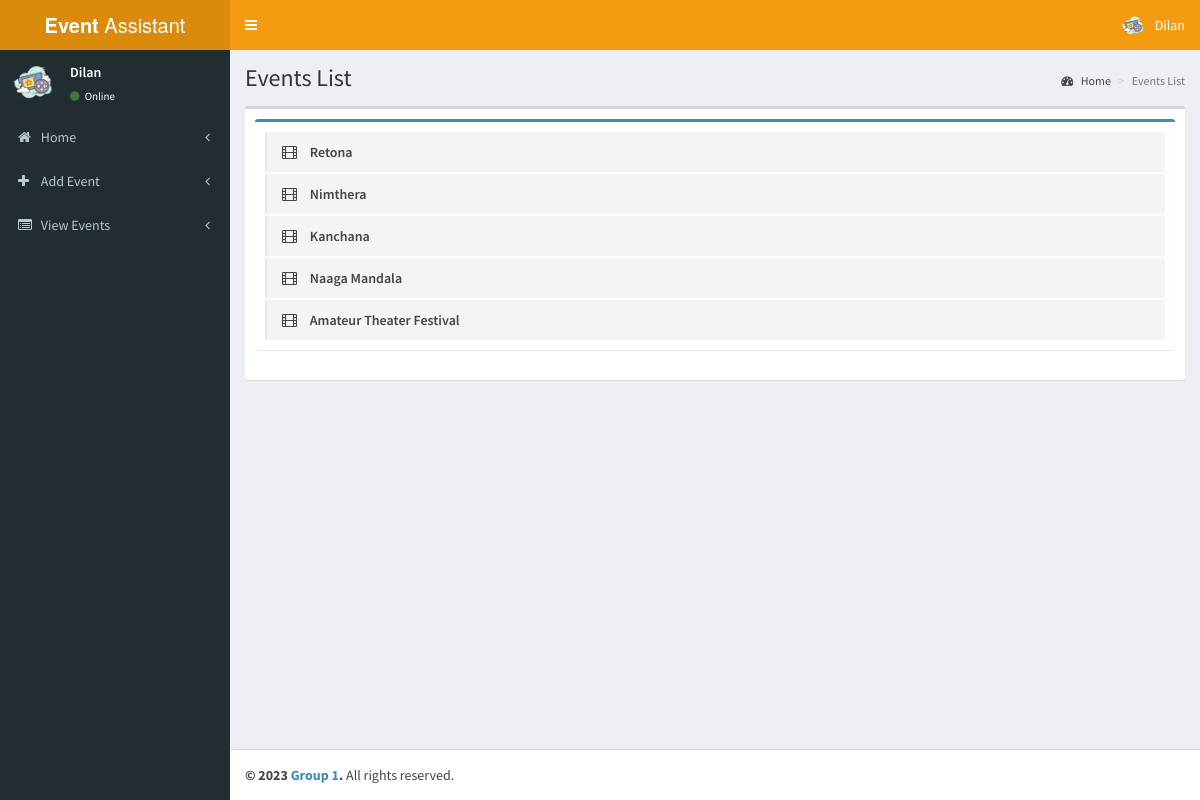
Screenshot of /event_organizer/pages/view_event.php (signed in) with the database file from the repository.
### tables this page shows
CREATE TABLE `tbl_e_organizer` (
  `id` int(11) NOT NULL,
  `name` varchar(100) NOT NULL,
  `address` varchar(100) NOT NULL,
  `email` varchar(50) NOT NULL,
  `phone` varchar(12) NOT NULL
);

CREATE TABLE `tbl_event` (
  `event_id` int(11) NOT NULL,
  `o_id` int(11) NOT NULL COMMENT 'event organizer id',
  `event_name` varchar(255) NOT NULL,
  `desc` varchar(1000) NOT NULL,
  `date` date NOT NULL,
  `start_time` time NOT NULL,
  `seats` int(11) NOT NULL COMMENT 'number of seats',
  `t_price` int(11) NOT NULL,
  `image` varchar(200) NOT NULL
);

### event_organizer/pages/view_event.php (the view, shortened to what this page needs)
<?php
include('header.php');
?>
  <div class="content-wrapper">
    <section class="content-header">
      <h1>
        Events List
      </h1>
      <ol class="breadcrumb">
        <li><a href="index.php"><i class="fa fa-dashboard"></i> Home</a></li>
        <li class="active">Events List</li>
      </ol>
    </section>
    <section class="content">
      <div class="box">
        <div class="box-body">
            <div class="box box-primary">
            <div class="box-body">
              <ul class="todo-list">
                 <?php
                        $qry7=mysqli_query($con,"select * from tbl_event where o_id='".$_SESSION['EO']."'");
                        if(mysqli_num_rows($qry7))
                        {
                        while($c=mysqli_fetch_array($qry7))
                        {
                        ?>
                <li>
                      <span class="handle">
                        <i class="fa fa-film"></i>
                      </span>
                  <span class="text"><?php echo $c['event_name'];?></span>
                </li>
                  <?php
                       }}
                     ?>
            </div>
          </div>
        </div>
      </div>
    </section>
  </div>
  <?php
include('footer.php');
?>

### event_organizer/pages/header.php (shortened to what this page needs)
<?php
include('../../config.php');
$th=mysqli_query($con,"select * from tbl_e_organizer where id='".$_SESSION['EO']."'");
$eo=mysqli_fetch_array($th);
?>
<!DOCTYPE html>
<html>
<head>
  <link rel="stylesheet" href="../validation/dist/css/bootstrapValidator.css"/>
  <link rel="stylesheet" href="../bootstrap/css/bootstrap.min.css">
  <link rel="stylesheet" href="https://cdnjs.cloudflare.com/ajax/libs/font-awesome/4.5.0/css/font-awesome.min.css">
  <link rel="stylesheet" href="https://cdnjs.cloudflare.com/ajax/libs/ionicons/2.0.1/css/ionicons.min.css">
  <link rel="stylesheet" href="../dist/css/AdminLTE.min.css">
  <link rel="stylesheet" href="../dist/css/skins/_all-skins.min.css">
</head>
<body class="hold-transition skin-yellow sidebar-mini">
<div class="wrapper">
  <header class="main-header">
    <a href="index.php" class="logo">
      <span class="logo-lg"><b>Event</b> Assistant</span>
    </a>
    <nav class="navbar navbar-static-top">
      <a href="#" class="sidebar-toggle" data-toggle="offcanvas" role="button">
      </a>
      <div class="navbar-custom-menu">
        <ul class="nav navbar-nav">
          <li class="dropdown user user-menu">
            <a href="#" class="dropdown-toggle" data-toggle="dropdown">
              <img src="cinema.png" class="user-image" alt="User Image">
              <span class="hidden-xs"><?php echo $eo['name'];?></span>
            </a>
          </li>
        </ul>
      </div>
    </nav>
  </header>
  <aside class="main-sidebar">
    <section class="sidebar">
      <div class="user-panel">
        <div class="pull-left image">
          <img src="cinema.png" class="img-circle" alt="User Image">
        </div>
        <div class="pull-left info">
          <p><?php echo $eo['name'];?></p>
          <a href="#"><i class="fa fa-circle text-success"></i> Online</a>
        </div>
      </div>
      <ul class="sidebar-menu">
        <li class="treeview">
          <a href="index.php">
            <i class="fa fa-home"></i> <span>Home</span>
            <span class="pull-right-container">
              <i class="fa fa-angle-left pull-right"></i>
            </span>
          </a>
        </li>
          <li class="treeview">
          <a href="add_event.php">
            <i class="fa fa-plus"></i> <span>Add Event</span>
            <span class="pull-right-container">
              <i class="fa fa-angle-left pull-right"></i>
            </span>
          </a>
        </li>
        <li class="treeview">
          <a href="view_event.php">
            <i class="fa fa-list-alt"></i> <span>View Events</span>
            <span class="pull-right-container">
              <i class="fa fa-angle-left pull-right"></i>
            </span>
          </a>
        </li>
      </ul>
    </section>
  </aside>

### rows the page displays
tbl_e_organizer: name "Dilan"
tbl_event: event_name "Retona"
tbl_event: event_name "Nimthera"
tbl_event: event_name "Kanchana"
tbl_event: event_name "Naaga Mandala"
tbl_event: event_name "Amateur Theater Festival"
